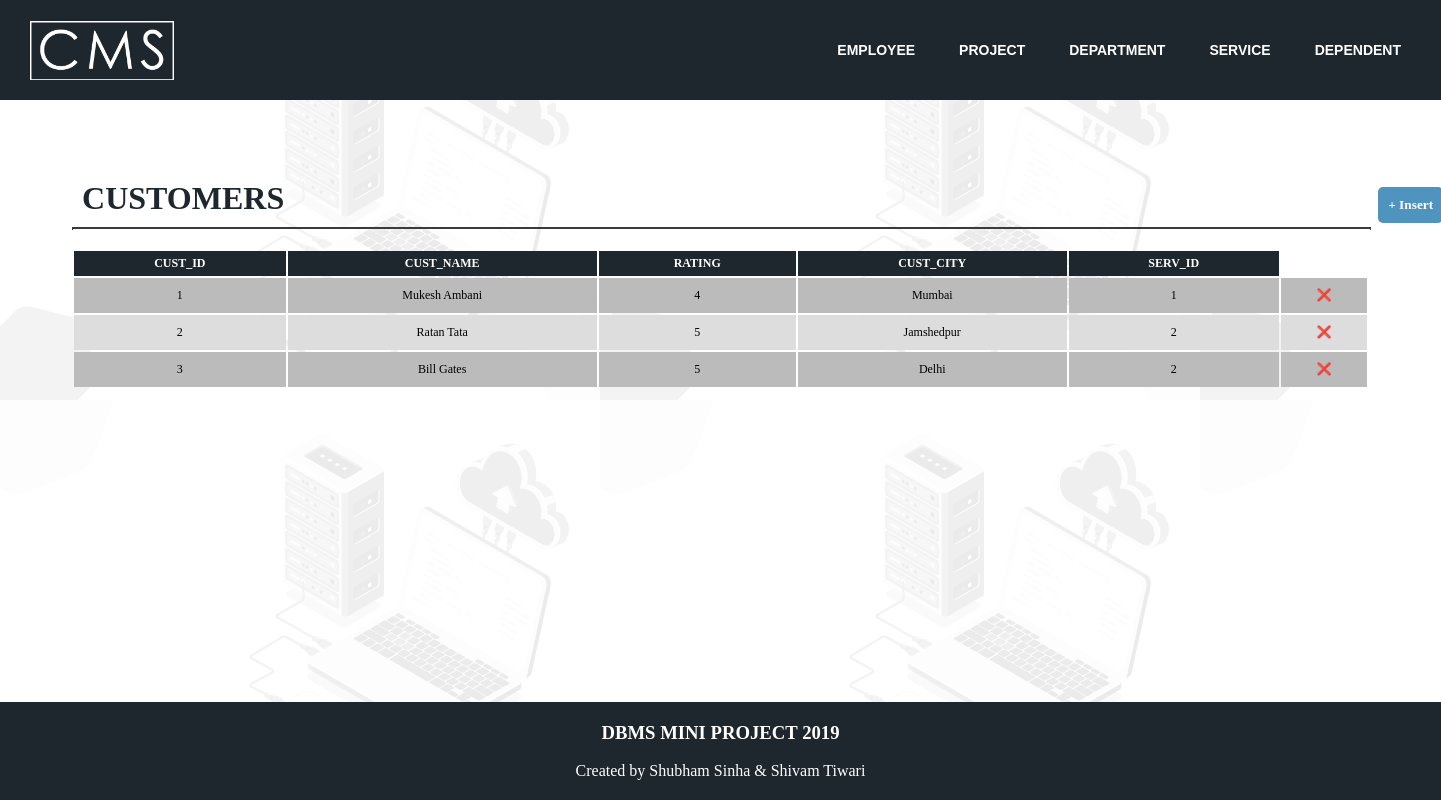
/customer/customer.php?success=1, run on the app's committed database.
### tables this page shows
CREATE TABLE `customer` (
  `cust_id` int(11) NOT NULL,
  `cust_name` varchar(30) DEFAULT NULL,
  `rating` int(11) DEFAULT NULL,
  `cust_city` varchar(20) DEFAULT NULL,
  `serv_id` int(11) DEFAULT NULL
);

### customer/customer.php (the view, shortened to what this page needs)
<?php
    include_once "../include/conn.cms.php";
?>
<!DOCTYPE html>
<html>
    <head>
        <link rel="stylesheet" href="../temp.css">
        <link rel="stylesheet" href="../table.disp.style.css">
        <link rel="stylesheet" href="../modal.css">
        <link rel="stylesheet" href="../input.modal.style.css">
    </head>
    <body>
        <header>
            <div class="head">
            <a href="../index.php"><img src="../assets/cms-logo.png" alt="CMS LOGO" class="logo"></a>
                <div class="navlinkcon">
                <a class="navlinks" href="../employee/employee.php">EMPLOYEE</a>
                <a class="navlinks" href="../project/project.php">PROJECT</a>
                <a class="navlinks" href="../department/department.php">DEPARTMENT</a>
                <a class="navlinks" href="../services/services.php">SERVICE</a>
                <a class="navlinks" href="../dependent/dependents.php">DEPENDENT</a>
            </div>
            </div>
        </header>
        <main>
            <div class="container">
                    <h2 class="heading" id="table_name">CUSTOMERS</h2>
                    <button class="ins" id="insert" onClick="showInsert();">+ Insert</button>
                    <hr/>
                    <div class="table_container">
                    <table class="table">
                    <?php
                        $ArrtibutesQuery = "SHOW COLUMNS FROM CUSTOMER;";
                        $getData = "SELECT * FROM CUSTOMER;";
                        $tableAttributes = mysqli_query($connection, $ArrtibutesQuery);
                        $tableData = mysqli_query($connection, $getData);
                        $attributesExist = mysqli_num_rows($tableAttributes);
                        $dataExist = mysqli_num_rows($tableData);
                        if($attributesExist > 0){
                            echo "<tr class='theading'>";
                            while($row = mysqli_fetch_array($tableAttributes)){
                                echo "<th>" .strtoupper($row["Field"]) ."</th>";
                            }
                            echo "</tr>";
                        }
                        if($dataExist > 0){
                            while($row = mysqli_fetch_array($tableData)){
                                echo"<tr>";
                                echo "<td>".$row['cust_id']."</td>";
                                echo "<td>".$row['cust_name']."</td>";
                                echo "<td>".$row['rating']."</td>";
                                echo "<td>".$row['cust_city']."</td>";
                                echo "<td>".$row['serv_id']."</td>";
                                echo "<td class='del'>"."&#x274c;"."</td>";
                                echo "</tr>";
                            }
                        }
                            ?>
                        </table>
                </div>
            </div>
        </main>
        <footer class="foot">
            <h3 class="">DBMS MINI PROJECT 2019</h3><br>
            <p>Created by Shubham Sinha & Shivam Tiwari</p>
        </footer>
    </body>
</html>

### temp.css (style rules this page uses)
* { margin:0; padding: 0; }
body { background-image: url(assets/bg-grey.png); font-family: 'Raleway', sans-serif; }
.head { align-content: center; background-color: #1e272e; height: 100px; width: 100%; }
.logo { width: 10%; align-content: center; position: relative; left:30px; top:20px; }
.heading { font-size: 32px; text-align: center; font-family: 'Raleway', 'san-serif'; color:#1e272e; padding: 25px; }
hr { background-color: #3A3A3A; border: 1px dotted #3A3A3A; width: 90%; margin:0px auto }
.container { margin: 70px auto; width: 100%; height: auto; }
.foot { position: absolute; bottom: 0; width:100%; background-color: #1e272e; color: white; text-align: center; padding: 20px 0; }
.navlinks { margin:30px 10px; text-decoration: none; padding: 10px; color: white; font-size: 14px; font-weight: bold; font-family: Verdana, Geneva, Tahoma, sans-serif; }
.navlinkcon { float: right; margin: 40px 20px; }

### table.disp.style.css (style rules this page uses)
.table_container { height:300px; overflow: auto; }
table { width: 100%; margin-top: 20px; text-align: center; }
th, td { font-size: 12px; padding: 10px 5px; }
th { background-color: #1e272e; color: white; padding: 5px; }
tr:nth-child(even) { background-color: #bbbbbb; }
tr:nth-child(odd) { background-color: #dddddd; }

### modal.css (style rules this page uses)
* { font-family:'verdana','san-serif'; }

### input.modal.style.css (style rules this page uses)
* { margin:0; padding:0; }

### customer/customer.php (style rules this page uses)
.container { width:90%; }
.heading { display: inline-block; text-align: left; padding: 10px; }
.ins { position: relative; left:1080px; color: white; font-weight: bold; width: auto; height: auto; border: none; border-radius: 5px; padding: 10px; background-color: #4F93BF; align-self: right; cursor:pointer; }
hr { width: 100%; }
tr { background-color:#E1E1E1; }
td { cursor:pointer; }

### data on the page
customer: cust_id "1", cust_name "Mukesh Ambani", rating "4", cust_city "Mumbai", serv "1"
customer: cust_id "2", cust_name "Ratan Tata", rating "5", cust_city "Jamshedpur", serv "2"
customer: cust_id "3", cust_name "Bill Gates", rating "5", cust_city "Delhi", serv "2"

### other printed values
$row["Field"] "CUST_ID"
$row["Field"] "CUST_NAME"
$row["Field"] "RATING"
$row["Field"] "CUST_CITY"
$row["Field"] "SERV_ID"
